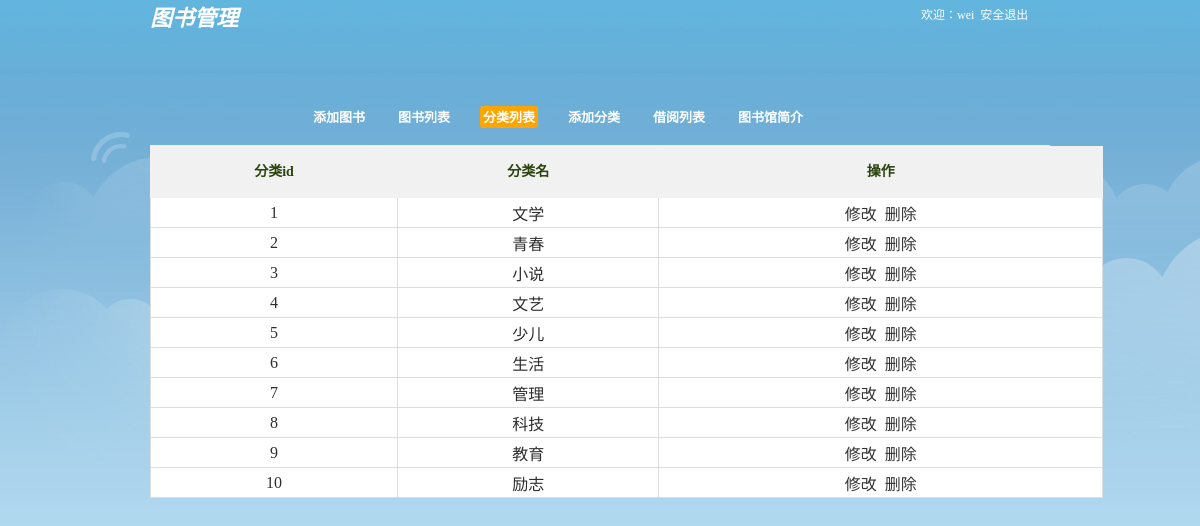
/book/cate.php (signed in), run on the app's committed database.
### tables this page shows
CREATE TABLE `cate` (
  `c_id` int(11) NOT NULL AUTO_INCREMENT,
  `c_name` varchar(50) DEFAULT NULL,
  PRIMARY KEY (`c_id`)
);

### book/cate.php (the view, shortened to what this page needs)
<?php
	echo '<link href="../classes/Page.css" rel="stylesheet" type="text/css" />';
	include 'header.php';
?>
<?php
	$res = mysql_query("SELECT * FROM cate");
	$cate = array();
	while($row = mysql_fetch_assoc($res)) {
		$cate[] = $row;
	};
?>
	<link href="../classes/Page.css" rel="stylesheet" type="text/css" />
	<center id="search">
	<table border="1">
		<tr><th>分类id</th><th>分类名</th><th>操作</th></tr>
		<?php foreach($cate as $k=>$v){?>
		<tr><td><?php echo $v['c_id']?></td><td><?php echo $v['c_name']?></td><td><a href="cate_upd.php?act=upd&c_id=<?php echo $v['c_id']?>&c_name=<?php echo $v['c_name']?>" >修改</a>&nbsp;&nbsp;<a href="?act=del&c_id=<?echo $v['c_id']?>" onClick="return confirm('确定删除吗？')">删除</a></td></tr>
		<?php }?>
	</table>
	</center>
<?php
	include 'footer.php';
?>

### book/header.php (shortened to what this page needs)
<?
	function isThisPath($str) {
		$path = pathinfo($_SERVER['PHP_SELF'],PATHINFO_BASENAME);
		if($path==$str) {
			return true;
		}
	}
?>
<!DOCTYPE html>
<!doctype html>
<html>
	<head>
	</head>
	<body>
	<div id="header">
		<div class="logo"><span>图书管理</span></div>
	  <div class="login"><?php if($_SESSION['admin']) {?>欢迎：<a href="./chpwd.php"><?PHP echo $_SESSION['admin'];?></a>&nbsp;&nbsp;<a href="logout.php" onclick="return confirm('确定退出吗?')">安全退出</a><?php }?></div>
	</div>
	<div id="center">
		<div id="main">
        <ul>
		   <li><a href="add.php" <? if(isThisPath('add.php')){?>class="heightline"<?}?>>添加图书</a></li>
		   <li><a href="list.php" <? if(isThisPath('list.php')){?>class="heightline"<?}?>>图书列表</a></li>
		   <li><a href="cate.php" <? if(isThisPath('cate.php')){?>class="heightline"<?}?>>分类列表</a></li>
		   <li><a href="cate_add.php" <? if(isThisPath('cate_add.php')){?>class="heightline"<?}?>>添加分类</a></li>
		   <li><a href="borrow.php" <? if(isThisPath('borrow.php')){?>class="heightline"<?}?>>借阅列表</a></li>
		   <li><a href="intro.php" <? if(isThisPath('intro.php')){?>class="heightline"<?}?>>图书馆简介</a></li>
		</ul>
		</div>
		</div>

### book/footer.php (shortened to what this page needs)
	</body>
</html>

### classes/Page.css (style rules this page uses)
body { margin: 0; padding: 0; background:#b3d9f0; font-size: 12px; }
img,ul,li,dl,dd { list-style : none; border-style: none; margin: 0; padding: 0; }
a { color: #333; text-decoration: none; }
#header { width: 900px; height: 30px; margin: 0 auto; }
#header .logo { width: 100px; height: 30px; float: left; }
#header .logo span { color: white; font-size: 22px; font: 22px "微软雅黑"; font-weight: bold; font-style: italic; }
#header .login a { color:white !important; }
#header .login, #header .reg { float: right; width: 129px; height: 30px; line-height: 30px; cursor: pointer; color:white; }
#center { margin: 0 auto; width: 900px; }
#main { margin: 0 ; padding: 0; width: 900px; height: 115px; line-height: 115px; border-bottom: 1px solid #eee; }
#main ul { margin: 30px 0px 0px 133px; display: inline-block; width: 551px; font-size: 13px; }
#main ul li { margin-left: 27px; float: left; }
#main ul li a { display: block; line-height: 17px; height: 16px; overflow: hidden; margin-top: 46px; padding: 3px; }
.heightline { background: orange; border-radius:3px; }
#main ul li a { font-weight: bold; color: white; }
#search { padding: 0px; text-align: left; width: 900px; margin : 0 auto; padding-bottom: 15px; color:white; }
table { border: 1px solid #dcdedb; width: 953px; border-collapse:collapse; background:white; }
table tr { height:30px; }
tr th,tr td { text-align: center; margin: 0; padding: 0; border-top: thin solid #dcdedb; border-right: thin solid #dcdedb; }
tbody tr th { border: 1px solid #F2F2F2; background: #F1F1F1; height: 50px; line-height: 50px; color: #2b430f; font-size: 14px; }
tbody tr:nth-child(odd) { color: #2e2e2e; background:#fff; }
tbody tr:nth-child(even) { color: #2e2e2e; }

### data on the page
cate: c_id "1", c_name "文学"
cate: c_id "2", c_name "青春"
cate: c_id "3", c_name "小说"
cate: c_id "4", c_name "文艺"
cate: c_id "5", c_name "少儿"
cate: c_id "6", c_name "生活"
cate: c_id "7", c_name "管理"
cate: c_id "8", c_name "科技"
cate: c_id "9", c_name "教育"
cate: c_id "10", c_name "励志"

### other printed values
$_SESSION['admin'] "wei"
